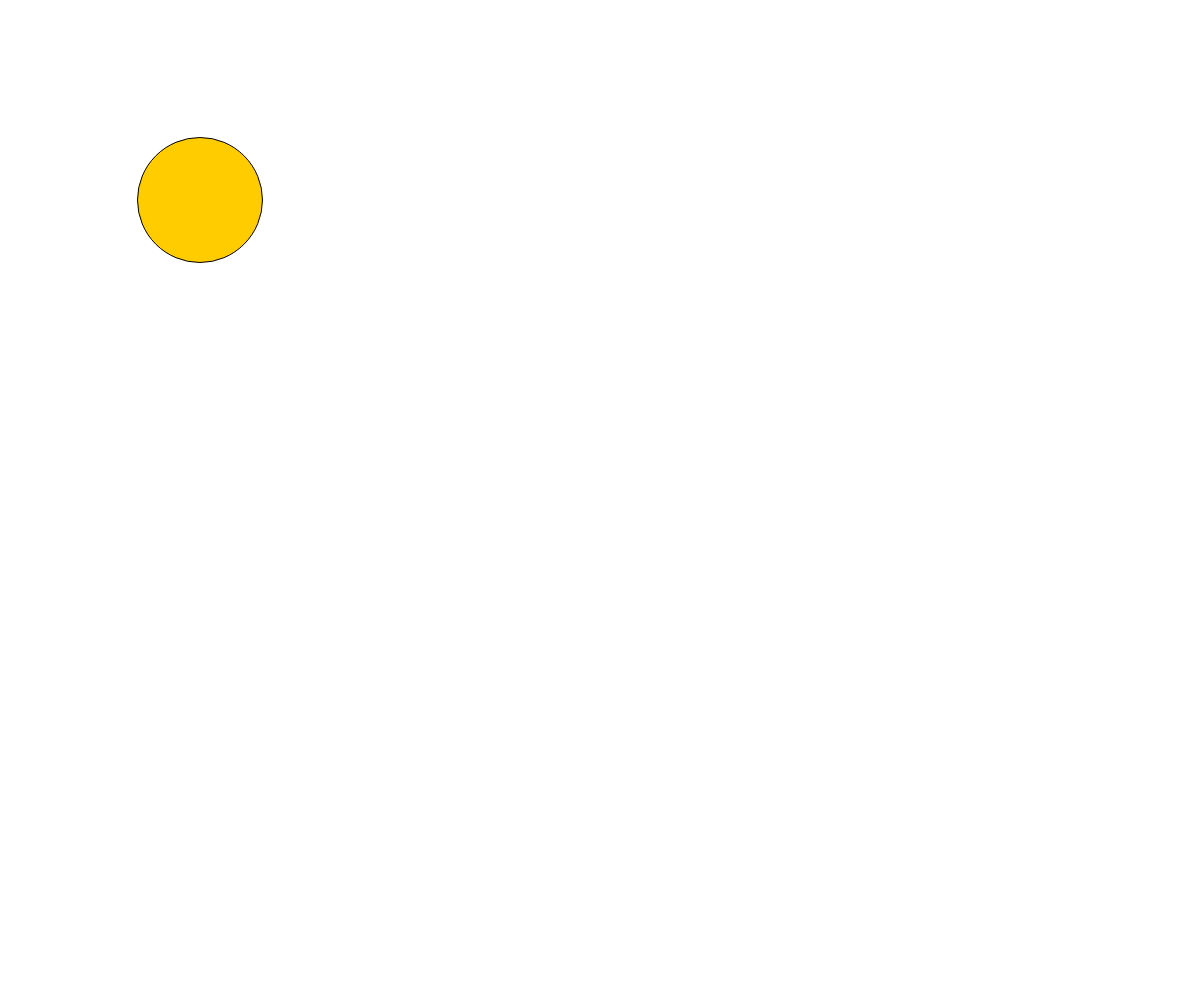
Frame 1 (no input)
Frame 60 (no input): identical to frame 1, image omitted
Frame 120 (the mouse pressed at the canvas centre since frame 60): identical to frame 1, image omitted

The p5.js sketch that drew this single still picture (run headless with seeded random() and noise() and a simulated clock; from frame 60 on, the mouse is pressed at the canvas centre):

// p5.js sketch
// ── sketch.js
// Project Title
// Your Name
// Date
//
// Extra for Experts:
// - describe what you did to take this project "above and beyond"


function setup() {
  createCanvas(windowWidth, windowHeight);
}

function draw() {
  background(255);
  fill(255, 204,0);
  ellipse(200, 200, 125);
}
